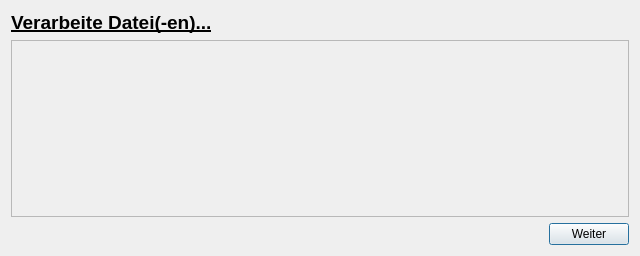
<?xml version="1.0" encoding="UTF-8"?>
<ui version="4.0">
 <class>UploadDialog</class>
 <widget class="QDialog" name="UploadDialog">
  <property name="geometry">
   <rect>
    <x>0</x>
    <y>0</y>
    <width>640</width>
    <height>256</height>
   </rect>
  </property>
  <property name="windowTitle">
   <string>Dialog</string>
  </property>
  <layout class="QVBoxLayout" name="verticalLayout">
   <item>
    <widget class="QLabel" name="label">
     <property name="text">
      <string>&lt;html&gt;&lt;head/&gt;&lt;body&gt;&lt;p&gt;&lt;span style=&quot; font-size:14pt; font-weight:700; text-decoration: underline;&quot;&gt;Verarbeite Datei(-en)...&lt;/span&gt;&lt;/p&gt;&lt;/body&gt;&lt;/html&gt;</string>
     </property>
    </widget>
   </item>
   <item>
    <widget class="QScrollArea" name="scrollArea">
     <property name="autoFillBackground">
      <bool>false</bool>
     </property>
     <property name="styleSheet">
      <string notr="true"/>
     </property>
     <property name="widgetResizable">
      <bool>true</bool>
     </property>
     <widget class="QWidget" name="scrollAreaWidgetContents">
      <property name="geometry">
       <rect>
        <x>0</x>
        <y>0</y>
        <width>620</width>
        <height>171</height>
       </rect>
      </property>
     </widget>
    </widget>
   </item>
   <item>
    <layout class="QHBoxLayout" name="horizontalLayout">
     <item>
      <spacer name="horizontalSpacer">
       <property name="orientation">
        <enum>Qt::Horizontal</enum>
       </property>
       <property name="sizeHint" stdset="0">
        <size>
         <width>40</width>
         <height>20</height>
        </size>
       </property>
      </spacer>
     </item>
     <item>
      <widget class="QPushButton" name="BtnWeiter">
       <property name="text">
        <string>Weiter</string>
       </property>
      </widget>
     </item>
    </layout>
   </item>
  </layout>
 </widget>
 <resources/>
 <connections/>
</ui>
